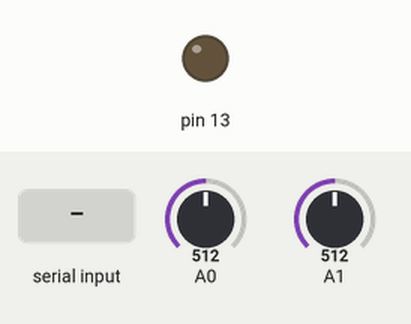
This sketch was run on a simulated Arduino Uno, built with avr-gcc and run on an emulated ATmega328P. Shown: output pins drawn as LEDs (lit = HIGH). The test bench sets the inputs (shaded band); at power-on: A0 = 512, A1 = 512. What the sketch prints to the serial monitor is not drawn.

Above: at 1.2 s.
1.3 s: byte 1 (1) received over Serial
Timing chart, 0 to 4.3 s (numbered marks = the images above; inputs shaded):
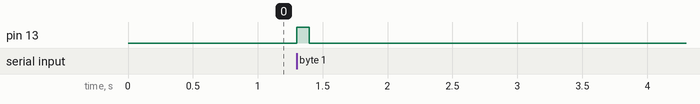

The sketch:

conttra.ino
```cpp
float anlg1;
float anlg2;
int mil;
unsigned long mils;

void setup() {
  // put your setup code here, to run once:
  Serial.begin(9600);
  pinMode(13, OUTPUT);
}

void loop() {
  // put your main code here, to run repeatedly:
  anlg1 = analogRead(0);
  anlg2 = analogRead(1);
  mils = millis();
  Serial.print(anlg1);
  Serial.print(";");
  Serial.print(anlg2);
  Serial.print(";");
  Serial.print(mils);
  Serial.println("");
  int timeout = 0;
  char command = 0;
  while (Serial.available()==0) {
    if (++timeout>10000){
      break;
    }
   }
  if (Serial.available()>0){
    command = Serial.read();
  }
  timeout = 0; // got a char so reset timeout
  switch (command) {
    case 1:
    digitalWrite(13, HIGH);
    break;
    case 0:
    digitalWrite(13, LOW);
    break;
    default:
    digitalWrite(13, LOW);
    break;
  }
}
```

Measured:
- after the input at 1.3 s, pin 13: LOW → HIGH at once, → LOW 0.10 s later
